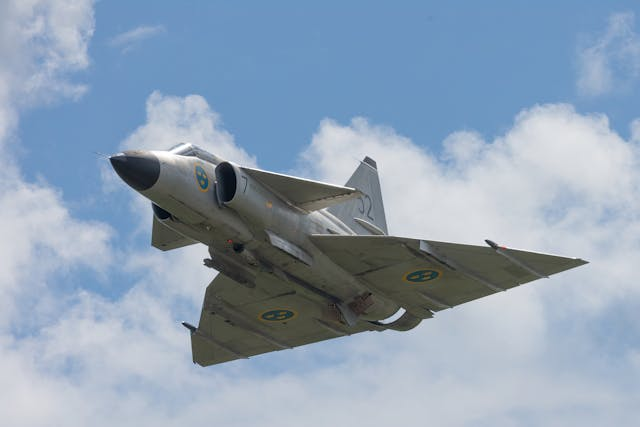
#> input picture data/pexels-saab-39.jpg, 640 x 427 px, found by its file name
$ python 16.py
#> lines starting #> are read from the running program, lines starting #| are printed output that depends on the picture
import cv2 as cv
import os
import matplotlib.pyplot as plt
import numpy as np

def rotation():
    root = os.getcwd()
    imgPath = os.path.join(root, "data\\pexels-saab-39.jpg")
    img = cv.imread(imgPath)
#> img is the input picture: shape (427, 640, 3); mean B, G, R 180.8, 161.2, 143.1


    height,width ,_ = img.shape
#> height = 427; width = 640
    # center: Point2f,     angle: float,     scale: float
    T = cv.getRotationMatrix2D((width/2, height/2), 180, 1)
    imgR = cv.warpAffine(img, T, (width, height))
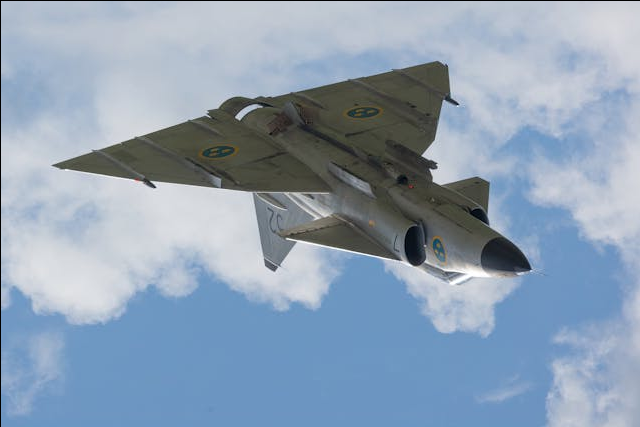
#> imgR: shape (427, 640, 3); mean B, G, R 180, 160.5, 142.5
    cv.imshow("Img Rotate", imgR )
    # wait indefinitely, press any key on keyboard to exit
    cv.waitKey(0)

if __name__ == "__main__":
    rotation()

$ run again, with data/pexels-saab-340.jpg copied over data/pexels-saab-39.jpg
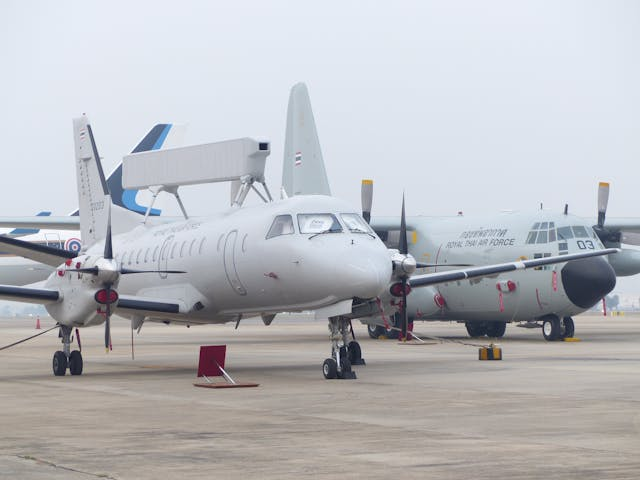
#> input picture data/pexels-saab-340.jpg, 640 x 480 px, found by its file name
#> in rotation, img is the input picture: shape (480, 640, 3); mean B, G, R 190.4, 185.9, 184.5
#> in rotation, `imgR = cv.warpAffine(img, T, (width, height))`:
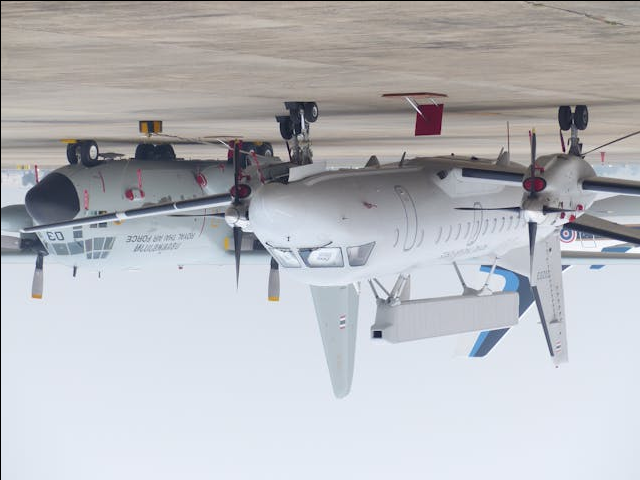
#> imgR: shape (480, 640, 3); mean B, G, R 189.6, 185.1, 183.8
